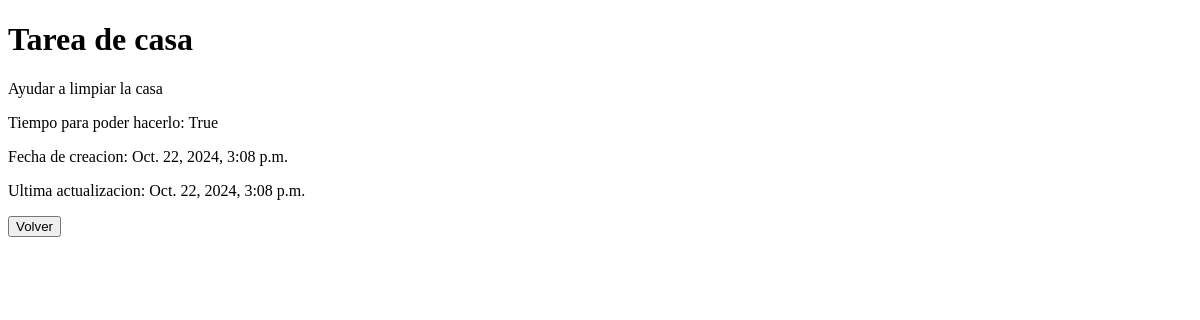
The app's page /tasks/done/, older data.
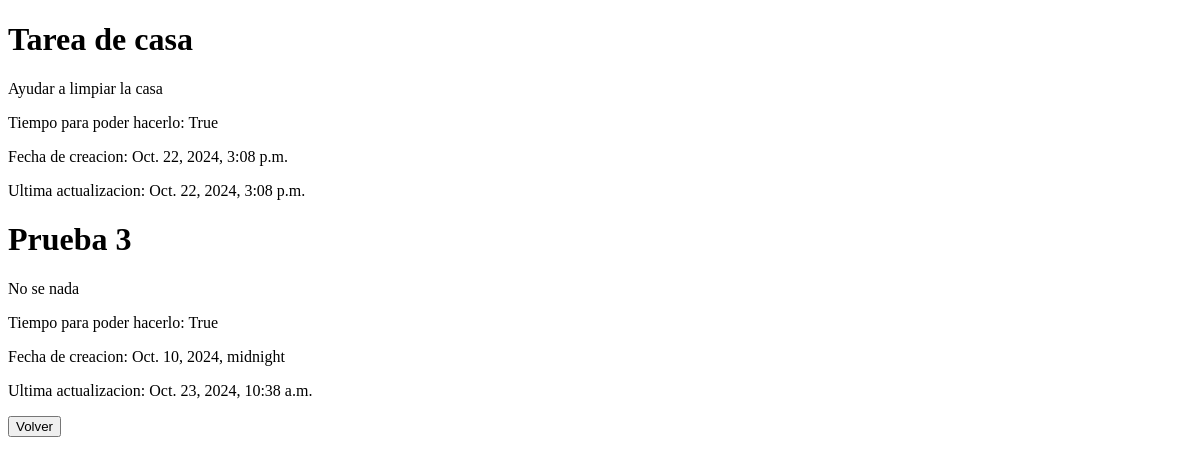
The same page, newer data.
### tasks/models.py (models this page shows, shortened)
class Task(models.Model):
    name = models.CharField(max_length=100)
    slug = models.SlugField(max_length=120, unique=True)
    description = models.TextField(max_length=300)
    done = models.BooleanField()
    complete_before = models.DateTimeField(null=True, blank=True)
    created_at = models.DateTimeField(auto_now_add=True)
    updated_at = models.DateTimeField(auto_now=True)

### tasks/views.py (the view)
# urls.py: path('done/', views.task_done, name='task-done'),
def task_done(request):
    tasks = Task.objects.filter(done=True)
    return render(
        request,
        'tasks/task_done.html',
        {'tasks': tasks},
    )

### tasks/templates/tasks/task_done.html (shortened to what this page needs)
{% extends "tasks/base.html" %}
{% block body %}
{% for task in tasks %}
<div>
  <h1>{{task.name}}</h1>
  <p>{{task.description}}</p>
  <p>Tiempo para poder hacerlo: {{task.done}}</p>
  <p>Fecha de creacion: {{task.complete_before}}</p>
  <p>Ultima actualizacion: {{task.updated_at}}</p>
</div>
{% endfor %}
<a href="{% url 'tasks:task-list'%}"><button>Volver</button></a>
{% endblock body %}

Row changes from the older to the newer data that the page shows:
added Task: name "Prueba 3", description "No se nada", done "True", complete_before "Oct. 10, 2024, midnight", updated_at "Oct. 23, 2024, 10:38 a.m."
